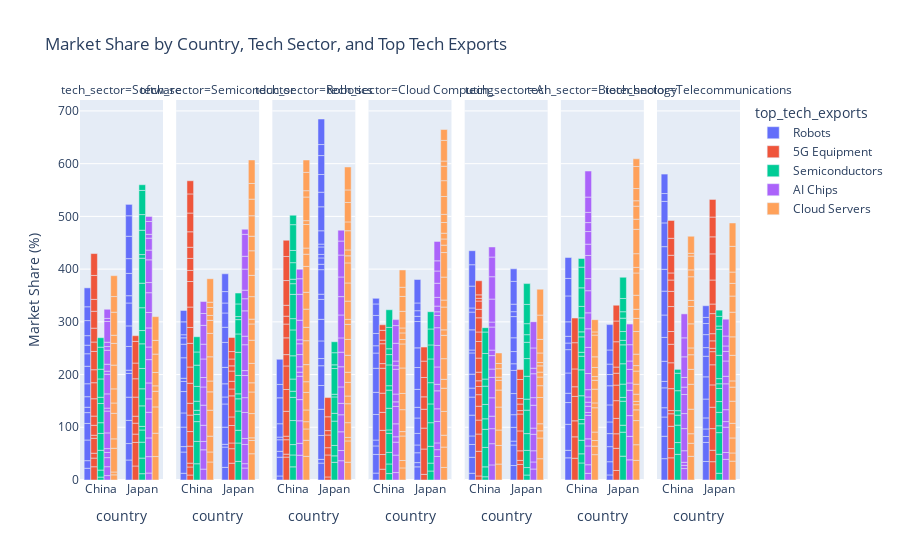

Notebook cell for this chart:
### Markdown cell above
### Market Share by Country, Tech Sector, and Top Tech Exports

### Code cell
fig = px.bar(
    df, 
    x='country', 
    y='market_share', 
    color='top_tech_exports', 
    facet_col='tech_sector', 
    title='Market Share by Country, Tech Sector, and Top Tech Exports',
    labels={'market_share':'Market Share (%)'},  # Add label for better axis understanding
    barmode='group',
    color_continuous_scale=px.colors.sequential.Rainbow
)

fig.show()

### Figure 1 — Plotly figure (JSON) as saved in the notebook; plotly's stock layout.template omitted (floating-point values rounded to 4 significant figures)
{"data": [{"alignmentgroup": "True", "hovertemplate": "top_tech_exports=Robots<br>tech_sector=Software<br>country=%{x}<br>Market Share (%)=%{y}<extra></extra>", "legendgroup": "Robots", "marker": {"color": "#636efa", "pattern": {"shape": ""}}, "name": "Robots", "offsetgroup": "Robots", "orientation": "v", "showlegend": true, "textposition": "auto", "type": "bar", "x": ["China", "China", "China", "Japan", "China", "China", "China", "China", "China", "Japan", "China", "Japan", "Japan", "China", "China", "Japan", "Japan", "Japan", "Japan", "China", "Japan", "Japan", "Japan", "Japan", "Japan", "China", "Japan", "China", "China", "Japan"], "xaxis": "x", "y": [22.28, 14.41, 39.15, 37.92, 31.45, 20.54, 10.17, 20.02, 24.51, 31.19, 33.15, 43.89, 44.1, 23.77, 16.25, 45.03, 6.13, 45.03, 38.99, 18.06, 43.45, 13.83, 42.28, 28.01, 42.41, 28.58, 38.89, 26.2, 35.9, 21.59], "yaxis": "y"}, {"alignmentgroup": "True", "hovertemplate": "top_tech_exports=Robots<br>tech_sector=Semiconductor<br>country=%{x}<br>Market Share (%)=%{y}<extra></extra>", "legendgroup": "Robots", "marker": {"color": "#636efa", "pattern": {"shape": ""}}, "name": "Robots", "offsetgroup": "Robots", "orientation": "v", "showlegend": false, "textposition": "auto", "type": "bar", "x": ["China", "Japan", "China", "Japan", "Japan", "China", "China", "China", "Japan", "Japan", "Japan", "China", "Japan", "China", "China", "Japan", "China", "Japan", "China", "Japan", "China", "Japan", "Japan", "China", "China", "Japan", "Japan", "China"], "xaxis": "x2", "y": [12.74, 23.97, 40.33, 38.45, 5.271, 10.28, 36.95, 26.9, 32.52, 44.0, 13.28, 40.57, 24.95, 19.14, 6.062, 31.19, 38.86, 47.33, 25.73, 28.72, 12.04, 27.12, 18.9, 5.906, 24.43, 21.68, 33.7, 21.65], "yaxis": "y2"}, {"alignmentgroup": "True", "hovertemplate": "top_tech_exports=Robots<br>tech_sector=Robotics<br>country=%{x}<br>Market Share (%)=%{y}<extra></extra>", "legendgroup": "Robots", "marker": {"color": "#636efa", "pattern": {"shape": ""}}, "name": "Robots", "offsetgroup": "Robots", "orientation": "v", "showlegend": false, "textposition": "auto", "type": "bar", "x": ["China", "Japan", "Japan", "China", "Japan", "Japan", "Japan", "Japan", "Japan", "Japan", "China", "China", "Japan", "Japan", "Japan", "China", "Japan", "Japan", "Japan", "Japan", "China", "China", "Japan", "Japan", "Japan", "China", "Japan", "Japan", "Japan", "Japan", "Japan", "China", "Japan"], "xaxis": "x3", "y": [7.638, 32.01, 7.129, 35.64, 45.3, 49.69, 45.13, 37.51, 13.61, 33.45, 11.15, 21.89, 40.89, 37.78, 9.884, 5.072, 46.62, 10.15, 12.09, 6.611, 25.31, 49.15, 14.2, 5.335, 25.28, 25.43, 45.48, 27.71, 33.55, 35.91, 20.91, 47.61, 48.44], "yaxis": "y3"}, {"alignmentgroup": "True", "hovertemplate": "top_tech_exports=Robots<br>tech_sector=Cloud Computing<br>country=%{x}<br>Market Share (%)=%{y}<extra></extra>", "legendgroup": "Robots", "marker": {"color": "#636efa", "pattern": {"shape": ""}}, "name": "Robots", "offsetgroup": "Robots", "orientation": "v", "showlegend": false, "textposition": "auto", "type": "bar", "x": ["Japan", "Japan", "Japan", "Japan", "Japan", "Japan", "Japan", "China", "Japan", "China", "China", "China", "Japan", "Japan", "China", "China", "China", "Japan", "Japan", "Japan", "China", "Japan", "China", "China", "China", "Japan", "China", "China"], "xaxis": "x4", "y": [24.9, 8.06, 18.72, 14.77, 21.94, 29.23, 20.22, 13.11, 34.07, 35.39, 16.17, 11.09, 41.44, 37.27, 48.53, 42.04, 45.57, 49.96, 9.884, 10.65, 28.86, 14.68, 13.88, 23.33, 34.16, 44.49, 21.82, 10.56], "yaxis": "y4"}, {"alignmentgroup": "True", "hovertemplate": "top_tech_exports=Robots<br>tech_sector=AI<br>country=%{x}<br>Market Share (%)=%{y}<extra></extra>", "legendgroup": "Robots", "marker": {"color": "#636efa", "pattern": {"shape": ""}}, "name": "Robots", "offsetgroup": "Robots", "orientation": "v", "showlegend": false, "textposition": "auto", "type": "bar", "x": ["China", "China", "Japan", "Japan", "China", "Japan", "China", "Japan", "China", "Japan", "Japan", "Japan", "China", "China", "China", "Japan", "China", "China", "Japan", "Japan", "Japan", "China", "China", "China", "Japan", "Japan", "China", "China", "Japan", "China", "Japan"], "xaxis": "x5", "y": [12.75, 30.33, 27.5, 38.83, 24.27, 7.413, 16.23, 26.22, 39.46, 23.94, 40.06, 43.88, 34.22, 17.02, 26.53, 12.63, 40.21, 5.534, 23.14, 26.15, 40.19, 38.27, 33.69, 7.769, 9.338, 14.25, 41.5, 40.55, 43.19, 26.59, 23.76], "yaxis": "y5"}, {"alignmentgroup": "True", "hovertemplate": "top_tech_exports=Robots<br>tech_sector=Biotechnology<br>country=%{x}<br>Market Share (%)=%{y}<extra></extra>", "legendgroup": "Robots", "marker": {"color": "#636efa", "pattern": {"shape": ""}}, "name": "Robots", "offsetgroup": "Robots", "orientation": "v", "showlegend": false, "textposition": "auto", "type": "bar", "x": ["Japan", "Japan", "China", "Japan", "China", "China", "Japan", "China", "Japan", "Japan", "China", "Japan", "Japan", "China", "China", "China", "China", "China", "China", "China", "Japan", "Japan", "China", "Japan"], "xaxis": "x6", "y": [9.643, 25.02, 42.05, 28.62, 14.2, 49.41, 24.7, 41.23, 22.17, 32.31, 17.63, 36.31, 21.33, 38.44, 44.28, 12.52, 12.77, 27.47, 49.15, 33.16, 19.7, 26.82, 39.65, 48.14], "yaxis": "y6"}, {"alignmentgroup": "True", "hovertemplate": "top_tech_exports=Robots<br>tech_sector=Telecommunications<br>country=%{x}<br>Market Share (%)=%{y}<extra></extra>", "legendgroup": "Robots", "marker": {"color": "#636efa", "pattern": {"shape": ""}}, "name": "Robots", "offsetgroup": "Robots", "orientation": "v", "showlegend": false, "textposition": "auto", "type": "bar", "x": ["Japan", "Japan", "China", "China", "China", "Japan", "Japan", "Japan", "China", "Japan", "Japan", "China", "China", "Japan", "China", "China", "China", "Japan", "China", "Japan", "China", "China", "China", "Japan", "China", "Japan", "China", "China", "Japan"], "xaxis": "x7", "y": [35.18, 36.14, 40.45, 42.5, 36.51, 11.2, 14.31, 20.93, 17.62, 35.74, 42.19, 37.72, 12.3, 39.02, 38.13, 45.24, 42.47, 16.39, 45.31, 24.64, 41.41, 42.93, 45.02, 21.04, 40.84, 11.64, 14.89, 36.91, 22.12], "yaxis": "y7"}, {"alignmentgroup": "True", "hovertemplate": "top_tech_exports=5G Equipment<br>tech_sector=Software<br>country=%{x}<br>Market Share (%)=%{y}<extra></extra>", "legendgroup": "5G Equipment", "marker": {"color": "#EF553B", "pattern": {"shape": ""}}, "name": "5G Equipment", "offsetgroup": "5G Equipment", "orientation": "v", "showlegend": true, "textposition": "auto", "type": "bar", "x": ["Japan", "China", "Japan", "China", "Japan", "Japan", "China", "China", "China", "China", "Japan", "China", "China", "China", "China", "China", "Japan", "Japan", "Japan", "China", "China", "China", "Japan", "Japan", "China", "China", "China"], "xaxis": "x", "y": [26.58, 25.15, 44.7, 16.4, 15.77, 20.71, 9.219, 28.39, 5.743, 18.88, 13.22, 17.46, 32.88, 30.4, 24.62, 34.73, 36.25, 34.78, 29.8, 17.84, 26.31, 32.03, 41.08, 10.82, 22.55, 45.4, 41.47], "yaxis": "y"}, {"alignmentgroup": "True", "hovertemplate": "top_tech_exports=5G Equipment<br>tech_sector=Semiconductor<br>country=%{x}<br>Market Share (%)=%{y}<extra></extra>", "legendgroup": "5G Equipment", "marker": {"color": "#EF553B", "pattern": {"shape": ""}}, "name": "5G Equipment", "offsetgroup": "5G Equipment", "orientation": "v", "showlegend": false, "textposition": "auto", "type": "bar", "x": ["Japan", "Japan", "China", "China", "China", "China", "China", "Japan", "Japan", "Japan", "Japan", "China", "Japan", "China", "China", "Japan", "China", "China", "Japan", "Japan", "China", "China", "China", "China", "Japan", "China", "Japan", "China", "China", "China", "China", "Japan", "China"], "xaxis": "x2", "y": [31.9, 27.49, 9.429, 15.25, 7.287, 32.23, 27.71, 10.81, 33.18, 16.3, 39.91, 31.22, 13.05, 22.39, 38.0, 14.67, 30.77, 44.95, 19.3, 9.872, 30.13, 38.69, 48.45, 21.02, 13.03, 22.74, 14.12, 21.17, 29.35, 35.56, 36.29, 26.71, 24.94], "yaxis": "y2"}, {"alignmentgroup": "True", "hovertemplate": "top_tech_exports=5G Equipment<br>tech_sector=Robotics<br>country=%{x}<br>Market Share (%)=%{y}<extra></extra>", "legendgroup": "5G Equipment", "marker": {"color": "#EF553B", "pattern": {"shape": ""}}, "name": "5G Equipment", "offsetgroup": "5G Equipment", "orientation": "v", "showlegend": false, "textposition": "auto", "type": "bar", "x": ["China", "Japan", "Japan", "China", "China", "China", "China", "China", "China", "Japan", "China", "China", "China", "China", "Japan", "China", "Japan", "Japan", "China", "Japan", "China", "China"], "xaxis": "x3", "y": [43.4, 5.821, 41.67, 5.642, 27.37, 6.687, 47.22, 41.39, 44.61, 13.77, 21.52, 31.76, 26.17, 14.92, 24.06, 20.72, 8.366, 26.21, 46.87, 36.44, 45.66, 30.77], "yaxis": "y3"}, {"alignmentgroup": "True", "hovertemplate": "top_tech_exports=5G Equipment<br>tech_sector=Cloud Computing<br>country=%{x}<br>Market Share (%)=%{y}<extra></extra>", "legendgroup": "5G Equipment", "marker": {"color": "#EF553B", "pattern": {"shape": ""}}, "name": "5G Equipment", "offsetgroup": "5G Equipment", "orientation": "v", "showlegend": false, "textposition": "auto", "type": "bar", "x": ["China", "Japan", "Japan", "Japan", "China", "China", "Japan", "China", "Japan", "China", "China", "China", "Japan", "Japan", "China", "Japan", "China", "China", "China"], "xaxis": "x4", "y": [20.48, 10.68, 48.06, 39.69, 27.86, 45.83, 35.81, 34.15, 23.47, 36.38, 47.3, 8.763, 36.76, 31.01, 37.69, 26.61, 6.758, 18.68, 10.5], "yaxis": "y4"}, {"alignmentgroup": "True", "hovertemplate": "top_tech_exports=5G Equipment<br>tech_sector=AI<br>country=%{x}<br>Market Share (%)=%{y}<extra></extra>", "legendgroup": "5G Equipment", "marker": {"color": "#EF553B", "pattern": {"shape": ""}}, "name": "5G Equipment", "offsetgroup": "5G Equipment", "orientation": "v", "showlegend": false, "textposition": "auto", "type": "bar", "x": ["Japan", "China", "Japan", "China", "China", "China", "China", "Japan", "Japan", "China", "Japan", "China", "China", "China", "Japan", "China", "China", "Japan", "China", "China", "China", "China", "China", "China", "Japan", "China", "Japan", "Japan"], "xaxis": "x5", "y": [29.47, 7.686, 7.663, 46.73, 32.71, 26.52, 26.22, 18.23, 37.81, 22.0, 31.94, 15.54, 10.8, 16.32, 6.523, 26.68, 31.46, 12.42, 18.1, 26.87, 16.12, 15.63, 5.277, 6.477, 10.51, 26.79, 36.07, 18.85], "yaxis": "y5"}, {"alignmentgroup": "True", "hovertemplate": "top_tech_exports=5G Equipment<br>tech_sector=Biotechnology<br>country=%{x}<br>Market Share (%)=%{y}<extra></extra>", "legendgroup": "5G Equipment", "marker": {"color": "#EF553B", "pattern": {"shape": ""}}, "name": "5G Equipment", "offsetgroup": "5G Equipment", "orientation": "v", "showlegend": false, "textposition": "auto", "type": "bar", "x": ["Japan", "China", "Japan", "Japan", "China", "China", "China", "Japan", "Japan", "Japan", "China", "Japan", "Japan", "Japan", "Japan", "China", "Japan", "China", "China"], "xaxis": "x6", "y": [18.06, 41.29, 42.04, 27.55, 40.57, 30.38, 46.29, 29.21, 33.63, 29.46, 18.33, 22.63, 11.61, 48.04, 39.33, 33.83, 29.97, 49.74, 46.72], "yaxis": "y6"}, {"alignmentgroup": "True", "hovertemplate": "top_tech_exports=5G Equipment<br>tech_sector=Telecommunications<br>country=%{x}<br>Market Share (%)=%{y}<extra></extra>", "legendgroup": "5G Equipment", "marker": {"color": "#EF553B", "pattern": {"shape": ""}}, "name": "5G Equipment", "offsetgroup": "5G Equipment", "orientation": "v", "showlegend": false, "textposition": "auto", "type": "bar", "x": ["China", "China", "China", "China", "China", "China", "Japan", "China", "China", "Japan", "Japan", "Japan", "Japan", "China", "Japan", "China", "Japan", "China", "Japan", "China", "China", "Japan", "Japan", "Japan", "Japan", "Japan", "Japan", "China", "Japan", "China", "China", "Japan", "Japan"], "xaxis": "x7", "y": [42.1, 17.55, 42.24, 23.76, 6.047, 41.6, 34.75, 49.06, 35.11, 21.67, 41.07, 40.57, 42.28, 24.19, 38.22, 47.34, 24.88, 28.81, 6.412, 21.48, 13.42, 14.12, 13.54, 38.07, 18.18, 45.58, 49.53, 33.58, 32.34, 32.12, 33.84, 37.51, 33.39], "yaxis": "y7"}, {"alignmentgroup": "True", "hovertemplate": "top_tech_exports=Semiconductors<br>tech_sector=Software<br>country=%{x}<br>Market Share (%)=%{y}<extra></extra>", "legendgroup": "Semiconductors", "marker": {"color": "#00cc96", "pattern": {"shape": ""}}, "name": "Semiconductors", "offsetgroup": "Semiconductors", "orientation": "v", "showlegend": true, "textposition": "auto", "type": "bar", "x": ["Japan", "China", "Japan", "Japan", "Japan", "China", "Japan", "Japan", "China", "China", "China", "Japan", "Japan", "China", "Japan", "Japan", "Japan", "China", "Japan", "China", "China", "Japan", "China", "Japan", "Japan", "Japan", "China", "Japan", "Japan"], "xaxis": "x", "y": [11.94, 5.514, 29.64, 30.21, 23.03, 13.35, 6.893, 38.94, 37.44, 32.09, 20.27, 32.37, 38.56, 36.42, 46.77, 25.14, 43.25, 11.86, 46.57, 34.74, 18.47, 47.38, 41.79, 6.904, 46.13, 29.68, 17.94, 45.85, 10.79], "yaxis": "y"}, {"alignmentgroup": "True", "hovertemplate": "top_tech_exports=Semiconductors<br>tech_sector=Semiconductor<br>country=%{x}<br>Market Share (%)=%{y}<extra></extra>", "legendgroup": "Semiconductors", "marker": {"color": "#00cc96", "pattern": {"shape": ""}}, "name": "Semiconductors", "offsetgroup": "Semiconductors", "orientation": "v", "showlegend": false, "textposition": "auto", "type": "bar", "x": ["Japan", "China", "Japan", "Japan", "Japan", "China", "Japan", "Japan", "China", "Japan", "Japan", "Japan", "Japan", "China", "China", "Japan", "China", "China", "China", "Japan", "China", "China", "Japan"], "xaxis": "x2", "y": [35.33, 30.8, 34.85, 24.12, 36.45, 42.37, 23.22, 9.492, 37.55, 34.87, 43.88, 34.84, 27.14, 13.78, 7.655, 5.756, 17.3, 28.05, 40.31, 24.03, 25.06, 28.87, 20.62], "yaxis": "y2"}, {"alignmentgroup": "True", "hovertemplate": "top_tech_exports=Semiconductors<br>tech_sector=Robotics<br>country=%{x}<br>Market Share (%)=%{y}<extra></extra>", "legendgroup": "Semiconductors", "marker": {"color": "#00cc96", "pattern": {"shape": ""}}, "name": "Semiconductors", "offsetgroup": "Semiconductors", "orientation": "v", "showlegend": false, "textposition": "auto", "type": "bar", "x": ["Japan", "China", "China", "Japan", "Japan", "China", "China", "Japan", "Japan", "Japan", "China", "China", "China", "China", "Japan", "China", "Japan", "China", "China", "China", "Japan", "China", "Japan", "China", "China", "China", "Japan", "China"], "xaxis": "x3", "y": [33.57, 24.9, 22.63, 12.23, 19.74, 19.64, 45.6, 46.15, 14.8, 31.11, 43.99, 11.57, 23.19, 44.07, 5.034, 49.13, 48.81, 21.32, 46.08, 20.23, 6.976, 8.512, 23.01, 31.36, 23.11, 48.96, 20.84, 17.95], "yaxis": "y3"}, {"alignmentgroup": "True", "hovertemplate": "top_tech_exports=Semiconductors<br>tech_sector=Cloud Computing<br>country=%{x}<br>Market Share (%)=%{y}<extra></extra>", "legendgroup": "Semiconductors", "marker": {"color": "#00cc96", "pattern": {"shape": ""}}, "name": "Semiconductors", "offsetgroup": "Semiconductors", "orientation": "v", "showlegend": false, "textposition": "auto", "type": "bar", "x": ["Japan", "Japan", "China", "Japan", "China", "Japan", "China", "China", "China", "Japan", "China", "Japan", "Japan", "Japan", "China", "China", "China", "China", "Japan", "China", "China", "Japan", "China"], "xaxis": "x4", "y": [17.06, 14.95, 12.19, 31.91, 18.24, 44.77, 21.91, 36.16, 6.519, 35.67, 41.01, 40.25, 45.02, 26.59, 34.42, 8.399, 39.47, 19.58, 30.24, 11.03, 40.54, 32.67, 33.43], "yaxis": "y4"}, {"alignmentgroup": "True", "hovertemplate": "top_tech_exports=Semiconductors<br>tech_sector=AI<br>country=%{x}<br>Market Share (%)=%{y}<extra></extra>", "legendgroup": "Semiconductors", "marker": {"color": "#00cc96", "pattern": {"shape": ""}}, "name": "Semiconductors", "offsetgroup": "Semiconductors", "orientation": "v", "showlegend": false, "textposition": "auto", "type": "bar", "x": ["Japan", "Japan", "Japan", "Japan", "China", "China", "Japan", "China", "China", "Japan", "Japan", "China", "Japan", "China", "Japan", "Japan", "Japan", "China", "China", "Japan", "China", "Japan", "China", "China"], "xaxis": "x5", "y": [9.423, 14.18, 32.5, 31.86, 6.135, 18.8, 44.49, 36.86, 34.37, 20.89, 43.4, 19.87, 33.58, 27.29, 30.89, 14.46, 20.86, 34.68, 13.47, 36.48, 48.5, 39.52, 40.69, 8.258], "yaxis": "y5"}, {"alignmentgroup": "True", "hovertemplate": "top_tech_exports=Semiconductors<br>tech_sector=Biotechnology<br>country=%{x}<br>Market Share (%)=%{y}<extra></extra>", "legendgroup": "Semiconductors", "marker": {"color": "#00cc96", "pattern": {"shape": ""}}, "name": "Semiconductors", "offsetgroup": "Semiconductors", "orientation": "v", "showlegend": false, "textposition": "auto", "type": "bar", "x": ["Japan", "Japan", "China", "China", "Japan", "China", "China", "China", "China", "China", "Japan", "China", "Japan", "China", "China", "China", "Japan", "China", "Japan", "Japan", "China", "China", "China", "Japan", "China", "Japan", "Japan", "Japan", "Japan", "Japan"], "xaxis": "x6", "y": [45.24, 45.49, 32.36, 17.33, 13.15, 25.67, 31.36, 8.047, 45.04, 49.08, 45.51, 25.9, 7.355, 7.471, 29.21, 9.506, 25.1, 26.53, 38.62, 35.91, 21.76, 35.21, 39.26, 8.411, 16.39, 16.83, 25.37, 12.21, 25.1, 40.2], "yaxis": "y6"}, {"alignmentgroup": "True", "hovertemplate": "top_tech_exports=Semiconductors<br>tech_sector=Telecommunications<br>country=%{x}<br>Market Share (%)=%{y}<extra></extra>", "legendgroup": "Semiconductors", "marker": {"color": "#00cc96", "pattern": {"shape": ""}}, "name": "Semiconductors", "offsetgroup": "Semiconductors", "orientation": "v", "showlegend": false, "textposition": "auto", "type": "bar", "x": ["Japan", "Japan", "China", "China", "Japan", "Japan", "Japan", "China", "Japan", "China", "Japan", "China", "China", "Japan", "Japan", "Japan", "Japan", "China", "Japan", "Japan", "Japan", "China"], "xaxis": "x7", "y": [12.74, 36.11, 48.63, 22.42, 41.02, 13.01, 25.42, 33.01, 20.52, 18.93, 24.78, 8.495, 37.91, 8.954, 9.739, 44.21, 49.35, 33.09, 6.184, 18.38, 11.74, 7.364], "yaxis": "y7"}, {"alignmentgroup": "True", "hovertemplate": "top_tech_exports=AI Chips<br>tech_sector=Software<br>country=%{x}<br>Market Share (%)=%{y}<extra></extra>", "legendgroup": "AI Chips", "marker": {"color": "#ab63fa", "pattern": {"shape": ""}}, "name": "AI Chips", "offsetgroup": "AI Chips", "orientation": "v", "showlegend": true, "textposition": "auto", "type": "bar", "x": ["Japan", "Japan", "China", "China", "Japan", "Japan", "China", "Japan", "Japan", "China", "China", "Japan", "China", "Japan", "China", "Japan", "China", "China", "Japan", "China", "China", "Japan", "Japan", "China", "Japan", "China", "Japan", "China", "China", "Japan", "Japan", "Japan", "China", "China", "Japan", "China"], "xaxis": "x", "y": [13.2, 31.1, 8.358, 16.88, 35.49, 48.65, 17.17, 25.53, 30.1, 9.859, 7.273, 44.25, 29.79, 23.95, 41.41, 36.15, 5.643, 26.96, 29.28, 37.25, 5.826, 37.55, 19.24, 13.17, 43.11, 26.49, 18.45, 7.012, 8.241, 22.64, 7.267, 24.37, 39.31, 5.834, 9.457, 17.36], "yaxis": "y"}, {"alignmentgroup": "True", "hovertemplate": "top_tech_exports=AI Chips<br>tech_sector=Semiconductor<br>country=%{x}<br>Market Share (%)=%{y}<extra></extra>", "legendgroup": "AI Chips", "marker": {"color": "#ab63fa", "pattern": {"shape": ""}}, "name": "AI Chips", "offsetgroup": "AI Chips", "orientation": "v", "showlegend": false, "textposition": "auto", "type": "bar", "x": ["China", "China", "Japan", "Japan", "Japan", "China", "Japan", "China", "Japan", "China", "Japan", "Japan", "Japan", "Japan", "China", "Japan", "China", "China", "Japan", "Japan", "China", "Japan", "Japan", "China", "China", "Japan", "China", "Japan", "Japan"], "xaxis": "x2", "y": [20.64, 36.6, 22.73, 8.255, 36.47, 15.9, 11.43, 30.69, 49.18, 38.12, 28.09, 42.03, 9.336, 49.07, 34.49, 16.18, 17.97, 35.15, 48.03, 23.0, 28.06, 16.25, 39.95, 35.7, 22.48, 24.32, 22.78, 41.67, 9.626], "yaxis": "y2"}, {"alignmentgroup": "True", "hovertemplate": "top_tech_exports=AI Chips<br>tech_sector=Robotics<br>country=%{x}<br>Market Share (%)=%{y}<extra></extra>", "legendgroup": "AI Chips", "marker": {"color": "#ab63fa", "pattern": {"shape": ""}}, "name": "AI Chips", "offsetgroup": "AI Chips", "orientation": "v", "showlegend": false, "textposition": "auto", "type": "bar", "x": ["China", "China", "China", "Japan", "Japan", "China", "China", "Japan", "China", "Japan", "Japan", "China", "Japan", "China", "Japan", "China", "China", "China", "Japan", "China", "China", "Japan", "Japan", "Japan", "Japan", "China", "Japan", "Japan", "Japan"], "xaxis": "x3", "y": [46.98, 22.59, 42.7, 36.61, 19.3, 40.23, 44.33, 35.48, 7.67, 32.31, 21.74, 10.34, 31.16, 23.09, 38.21, 20.48, 7.495, 37.18, 27.6, 49.15, 29.53, 27.11, 43.46, 34.81, 37.29, 18.01, 41.59, 26.55, 20.61], "yaxis": "y3"}, {"alignmentgroup": "True", "hovertemplate": "top_tech_exports=AI Chips<br>tech_sector=Cloud Computing<br>country=%{x}<br>Market Share (%)=%{y}<extra></extra>", "legendgroup": "AI Chips", "marker": {"color": "#ab63fa", "pattern": {"shape": ""}}, "name": "AI Chips", "offsetgroup": "AI Chips", "orientation": "v", "showlegend": false, "textposition": "auto", "type": "bar", "x": ["Japan", "Japan", "China", "Japan", "China", "Japan", "China", "Japan", "Japan", "China", "Japan", "China", "Japan", "China", "Japan", "Japan", "Japan", "Japan", "Japan", "Japan", "China", "China", "Japan", "Japan", "China", "China", "Japan", "China", "China", "Japan", "China", "China"], "xaxis": "x4", "y": [44.62, 12.91, 14.09, 12.84, 33.12, 40.71, 24.6, 23.93, 34.1, 10.22, 12.4, 24.48, 32.92, 33.03, 40.84, 33.6, 23.11, 7.06, 10.79, 16.54, 8.681, 14.8, 26.82, 23.19, 46.97, 6.933, 19.32, 8.656, 33.75, 36.87, 33.53, 11.33], "yaxis": "y4"}, {"alignmentgroup": "True", "hovertemplate": "top_tech_exports=AI Chips<br>tech_sector=AI<br>country=%{x}<br>Market Share (%)=%{y}<extra></extra>", "legendgroup": "AI Chips", "marker": {"color": "#ab63fa", "pattern": {"shape": ""}}, "name": "AI Chips", "offsetgroup": "AI Chips", "orientation": "v", "showlegend": false, "textposition": "auto", "type": "bar", "x": ["China", "Japan", "Japan", "China", "China", "China", "China", "Japan", "China", "China", "China", "China", "China", "China", "Japan", "Japan", "Japan", "Japan", "China", "Japan", "Japan", "Japan", "China", "Japan", "China", "China"], "xaxis": "x5", "y": [28.64, 20.85, 13.41, 40.25, 28.45, 23.71, 34.88, 21.21, 38.69, 15.82, 25.46, 10.47, 43.78, 9.399, 31.32, 11.61, 43.45, 14.36, 43.58, 45.35, 10.51, 38.44, 42.42, 49.73, 37.3, 19.14], "yaxis": "y5"}, {"alignmentgroup": "True", "hovertemplate": "top_tech_exports=AI Chips<br>tech_sector=Biotechnology<br>country=%{x}<br>Market Share (%)=%{y}<extra></extra>", "legendgroup": "AI Chips", "marker": {"color": "#ab63fa", "pattern": {"shape": ""}}, "name": "AI Chips", "offsetgroup": "AI Chips", "orientation": "v", "showlegend": false, "textposition": "auto", "type": "bar", "x": ["China", "China", "Japan", "China", "China", "China", "China", "China", "Japan", "China", "China", "China", "Japan", "Japan", "China", "Japan", "Japan", "China", "Japan", "China", "China", "China", "China", "China", "China", "China", "China", "China", "Japan", "China", "China", "Japan"], "xaxis": "x6", "y": [12.65, 16.34, 38.19, 35.54, 13.53, 44.43, 5.587, 11.84, 44.58, 7.655, 9.93, 13.82, 39.41, 48.02, 30.6, 13.87, 25.7, 49.59, 15.94, 35.33, 30.17, 42.01, 22.95, 43.87, 21.47, 23.9, 17.0, 19.35, 30.95, 29.03, 49.43, 39.06], "yaxis": "y6"}, {"alignmentgroup": "True", "hovertemplate": "top_tech_exports=AI Chips<br>tech_sector=Telecommunications<br>country=%{x}<br>Market Share (%)=%{y}<extra></extra>", "legendgroup": "AI Chips", "marker": {"color": "#ab63fa", "pattern": {"shape": ""}}, "name": "AI Chips", "offsetgroup": "AI Chips", "orientation": "v", "showlegend": false, "textposition": "auto", "type": "bar", "x": ["China", "Japan", "Japan", "China", "China", "Japan", "Japan", "China", "China", "China", "China", "Japan", "Japan", "China", "China", "Japan", "Japan", "China", "Japan", "Japan", "Japan", "China", "China", "Japan"], "xaxis": "x7", "y": [21.7, 39.16, 12.98, 6.053, 5.849, 48.05, 10.58, 21.94, 41.96, 28.49, 36.24, 22.59, 49.08, 13.93, 18.36, 14.22, 29.07, 39.13, 18.22, 10.26, 18.79, 35.99, 45.45, 31.98], "yaxis": "y7"}, {"alignmentgroup": "True", "hovertemplate": "top_tech_exports=Cloud Servers<br>tech_sector=Software<br>country=%{x}<br>Market Share (%)=%{y}<extra></extra>", "legendgroup": "Cloud Servers", "marker": {"color": "#FFA15A", "pattern": {"shape": ""}}, "name": "Cloud Servers", "offsetgroup": "Cloud Servers", "orientation": "v", "showlegend": true, "textposition": "auto", "type": "bar", "x": ["China", "China", "Japan", "Japan", "China", "Japan", "Japan", "Japan", "China", "Japan", "China", "China", "China", "Japan", "Japan", "China", "China", "China", "China", "China", "Japan", "China"], "xaxis": "x", "y": [9.769, 5.422, 44.5, 44.21, 45.0, 49.95, 29.7, 10.25, 17.87, 25.33, 48.44, 19.54, 26.83, 34.81, 25.98, 45.02, 41.24, 15.41, 43.71, 29.68, 45.13, 39.62], "yaxis": "y"}, {"alignmentgroup": "True", "hovertemplate": "top_tech_exports=Cloud Servers<br>tech_sector=Semiconductor<br>country=%{x}<br>Market Share (%)=%{y}<extra></extra>", "legendgroup": "Cloud Servers", "marker": {"color": "#FFA15A", "pattern": {"shape": ""}}, "name": "Cloud Servers", "offsetgroup": "Cloud Servers", "orientation": "v", "showlegend": false, "textposition": "auto", "type": "bar", "x": ["China", "China", "Japan", "Japan", "Japan", "Japan", "Japan", "China", "China", "China", "Japan", "China", "China", "China", "Japan", "Japan", "Japan", "Japan", "China", "Japan", "Japan", "China", "China", "Japan", "Japan", "Japan", "Japan", "China", "Japan", "China", "Japan"], "xaxis": "x2", "y": [34.2, 18.99, 49.78, 25.12, 5.08, 45.99, 40.97, 30.01, 49.21, 34.77, 17.41, 20.59, 45.92, 44.38, 36.85, 43.91, 30.85, 9.157, 24.73, 42.69, 40.34, 9.348, 15.17, 46.61, 27.62, 38.78, 31.54, 9.925, 29.74, 44.53, 44.58], "yaxis": "y2"}, {"alignmentgroup": "True", "hovertemplate": "top_tech_exports=Cloud Servers<br>tech_sector=Robotics<br>country=%{x}<br>Market Share (%)=%{y}<extra></extra>", "legendgroup": "Cloud Servers", "marker": {"color": "#FFA15A", "pattern": {"shape": ""}}, "name": "Cloud Servers", "offsetgroup": "Cloud Servers", "orientation": "v", "showlegend": false, "textposition": "auto", "type": "bar", "x": ["Japan", "China", "China", "Japan", "China", "Japan", "Japan", "Japan", "Japan", "Japan", "Japan", "Japan", "China", "Japan", "China", "China", "China", "China", "China", "China", "China", "China", "Japan", "China", "Japan", "Japan", "Japan", "Japan", "China", "Japan", "China", "Japan", "Japan", "Japan", "China", "Japan", "China", "China", "China", "China", "Japan", "China", "Japan"], "xaxis": "x3", "y": [33.7, 44.83, 30.46, 40.42, 21.56, 6.645, 27.98, 35.93, 14.59, 25.88, 19.24, 32.18, 13.76, 30.02, 22.25, 33.25, 20.27, 32.48, 45.35, 25.34, 34.51, 31.99, 28.62, 49.0, 9.424, 34.67, 34.45, 38.04, 23.16, 13.4, 11.7, 11.19, 36.4, 16.78, 44.7, 36.8, 7.295, 44.79, 12.04, 34.7, 23.83, 23.5, 43.52], "yaxis": "y3"}, {"alignmentgroup": "True", "hovertemplate": "top_tech_exports=Cloud Servers<br>tech_sector=Cloud Computing<br>country=%{x}<br>Market Share (%)=%{y}<extra></extra>", "legendgroup": "Cloud Servers", "marker": {"color": "#FFA15A", "pattern": {"shape": ""}}, "name": "Cloud Servers", "offsetgroup": "Cloud Servers", "orientation": "v", "showlegend": false, "textposition": "auto", "type": "bar", "x": ["Japan", "Japan", "Japan", "China", "Japan", "Japan", "China", "Japan", "China", "China", "China", "Japan", "Japan", "Japan", "Japan", "Japan", "Japan", "Japan", "China", "China", "China", "China", "China", "Japan", "Japan", "Japan", "Japan", "China", "Japan", "Japan", "Japan", "China", "China", "Japan", "Japan", "Japan", "Japan", "China", "China"], "xaxis": "x4", "y": [23.84, 38.59, 22.47, 22.99, 45.19, 43.98, 13.98, 16.91, 46.51, 8.339, 41.59, 39.11, 44.27, 10.39, 43.28, 13.24, 43.54, 46.6, 30.77, 48.29, 45.58, 8.464, 12.47, 14.03, 11.73, 10.88, 20.34, 9.406, 15.4, 33.91, 30.03, 31.58, 28.19, 27.34, 9.874, 39.13, 20.65, 17.4, 32.8], "yaxis": "y4"}, {"alignmentgroup": "True", "hovertemplate": "top_tech_exports=Cloud Servers<br>tech_sector=AI<br>country=%{x}<br>Market Share (%)=%{y}<extra></extra>", "legendgroup": "Cloud Servers", "marker": {"color": "#FFA15A", "pattern": {"shape": ""}}, "name": "Cloud Servers", "offsetgroup": "Cloud Servers", "orientation": "v", "showlegend": false, "textposition": "auto", "type": "bar", "x": ["Japan", "Japan", "China", "China", "China", "China", "Japan", "Japan", "China", "Japan", "China", "Japan", "Japan", "Japan", "Japan", "Japan", "China", "China", "Japan", "China", "Japan", "China", "Japan", "Japan"], "xaxis": "x5", "y": [40.34, 39.32, 30.26, 35.3, 29.28, 43.52, 13.66, 13.37, 32.26, 49.85, 18.57, 22.35, 16.35, 9.381, 11.87, 6.261, 5.874, 16.07, 18.22, 9.847, 25.77, 19.98, 46.03, 49.1], "yaxis": "y5"}, {"alignmentgroup": "True", "hovertemplate": "top_tech_exports=Cloud Servers<br>tech_sector=Biotechnology<br>country=%{x}<br>Market Share (%)=%{y}<extra></extra>", "legendgroup": "Cloud Servers", "marker": {"color": "#FFA15A", "pattern": {"shape": ""}}, "name": "Cloud Servers", "offsetgroup": "Cloud Servers", "orientation": "v", "showlegend": false, "textposition": "auto", "type": "bar", "x": ["Japan", "Japan", "Japan", "China", "China", "Japan", "China", "Japan", "China", "Japan", "Japan", "Japan", "Japan", "China", "Japan", "Japan", "China", "Japan", "Japan", "China", "China", "China", "Japan", "China", "China", "Japan", "China", "Japan", "Japan", "Japan", "Japan", "Japan", "Japan", "China", "Japan", "China", "Japan", "Japan", "Japan"], "xaxis": "x6", "y": [37.22, 29.71, 45.76, 48.09, 16.07, 20.32, 10.7, 9.898, 16.05, 6.237, 13.6, 18.98, 24.85, 46.15, 10.42, 21.69, 9.189, 42.92, 25.0, 26.03, 16.88, 6.992, 17.28, 17.32, 20.17, 26.52, 41.2, 42.26, 10.59, 26.0, 46.2, 19.22, 24.64, 6.025, 10.34, 23.28, 23.14, 41.8, 14.55], "yaxis": "y6"}, {"alignmentgroup": "True", "hovertemplate": "top_tech_exports=Cloud Servers<br>tech_sector=Telecommunications<br>country=%{x}<br>Market Share (%)=%{y}<extra></extra>", "legendgroup": "Cloud Servers", "marker": {"color": "#FFA15A", "pattern": {"shape": ""}}, "name": "Cloud Servers", "offsetgroup": "Cloud Servers", "orientation": "v", "showlegend": false, "textposition": "auto", "type": "bar", "x": ["China", "Japan", "Japan", "China", "China", "China", "China", "China", "Japan", "China", "Japan", "China", "Japan", "China", "Japan", "Japan", "China", "China", "Japan", "Japan", "Japan", "China", "Japan", "Japan", "Japan", "China", "China", "Japan", "Japan", "China", "China"], "xaxis": "x7", "y": [44.9, 35.77, 15.51, 24.76, 18.12, 46.48, 47.34, 28.25, 28.5, 27.73, 27.78, 12.91, 41.94, 45.69, 26.7, 11.74, 33.02, 11.41, 48.53, 35.11, 46.74, 44.85, 30.59, 24.05, 21.5, 13.08, 26.14, 48.72, 44.34, 5.277, 32.37], "yaxis": "y7"}], "layout": {"annotations": [{"font": {}, "showarrow": false, "text": "tech_sector=Software", "x": 0.06286, "xanchor": "center", "xref": "paper", "y": 1, "yanchor": "bottom", "yref": "paper"}, {"font": {}, "showarrow": false, "text": "tech_sector=Semiconductor", "x": 0.2086, "xanchor": "center", "xref": "paper", "y": 1, "yanchor": "bottom", "yref": "paper"}, {"font": {}, "showarrow": false, "text": "tech_sector=Robotics", "x": 0.3543, "xanchor": "center", "xref": "paper", "y": 1, "yanchor": "bottom", "yref": "paper"}, {"font": {}, "showarrow": false, "text": "tech_sector=Cloud Computing", "x": 0.5, "xanchor": "center", "xref": "paper", "y": 1, "yanchor": "bottom", "yref": "paper"}, {"font": {}, "showarrow": false, "text": "tech_sector=AI", "x": 0.6457, "xanchor": "center", "xref": "paper", "y": 1, "yanchor": "bottom", "yref": "paper"}, {"font": {}, "showarrow": false, "text": "tech_sector=Biotechnology", "x": 0.7914, "xanchor": "center", "xref": "paper", "y": 1, "yanchor": "bottom", "yref": "paper"}, {"font": {}, "showarrow": false, "text": "tech_sector=Telecommunications", "x": 0.9371, "xanchor": "center", "xref": "paper", "y": 1, "yanchor": "bottom", "yref": "paper"}], "barmode": "group", "legend": {"title": {"text": "top_tech_exports"}, "tracegroupgap": 0}, "title": {"text": "Market Share by Country, Tech Sector, and Top Tech Exports"}, "xaxis": {"anchor": "y", "domain": [0, 0.1257], "title": {"text": "country"}}, "xaxis2": {"anchor": "y2", "domain": [0.1457, 0.2714], "matches": "x", "title": {"text": "country"}}, "xaxis3": {"anchor": "y3", "domain": [0.2914, 0.4171], "matches": "x", "title": {"text": "country"}}, "xaxis4": {"anchor": "y4", "domain": [0.4371, 0.5629], "matches": "x", "title": {"text": "country"}}, "xaxis5": {"anchor": "y5", "domain": [0.5829, 0.7086], "matches": "x", "title": {"text": "country"}}, "xaxis6": {"anchor": "y6", "domain": [0.7286, 0.8543], "matches": "x", "title": {"text": "country"}}, "xaxis7": {"anchor": "y7", "domain": [0.8743, 1.0], "matches": "x", "title": {"text": "country"}}, "yaxis": {"anchor": "x", "domain": [0, 1], "title": {"text": "Market Share (%)"}}, "yaxis2": {"anchor": "x2", "domain": [0, 1], "matches": "y", "showticklabels": false}, "yaxis3": {"anchor": "x3", "domain": [0, 1], "matches": "y", "showticklabels": false}, "yaxis4": {"anchor": "x4", "domain": [0, 1], "matches": "y", "showticklabels": false}, "yaxis5": {"anchor": "x5", "domain": [0, 1], "matches": "y", "showticklabels": false}, "yaxis6": {"anchor": "x6", "domain": [0, 1], "matches": "y", "showticklabels": false}, "yaxis7": {"anchor": "x7", "domain": [0, 1], "matches": "y", "showticklabels": false}}}
